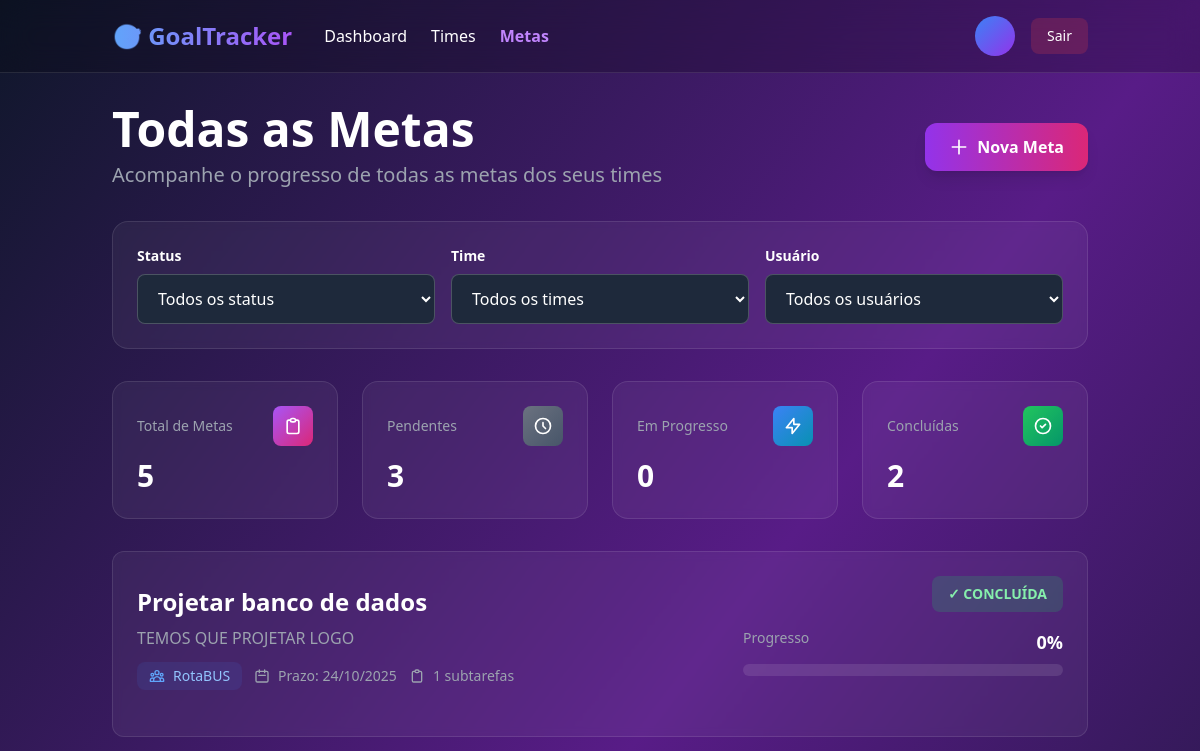
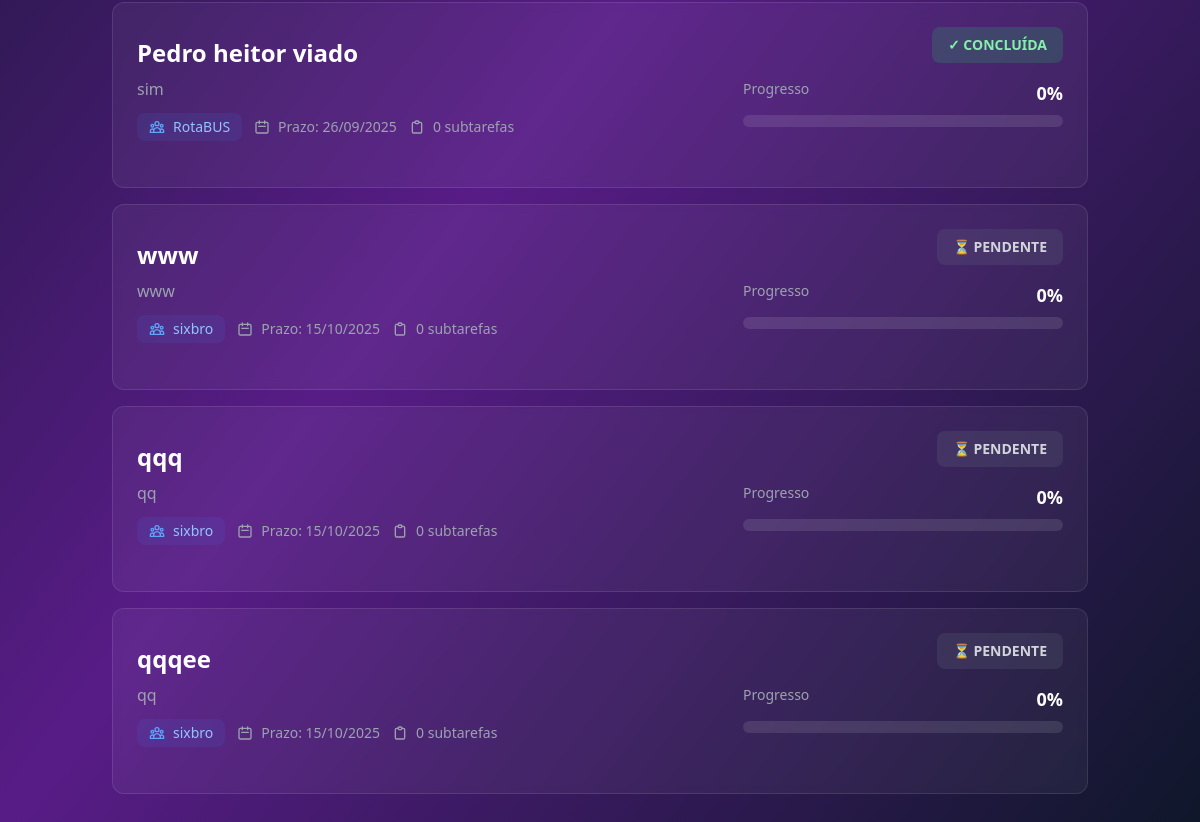
/goals/, run on an earlier commit of the app's database (2 pictures, top to bottom).
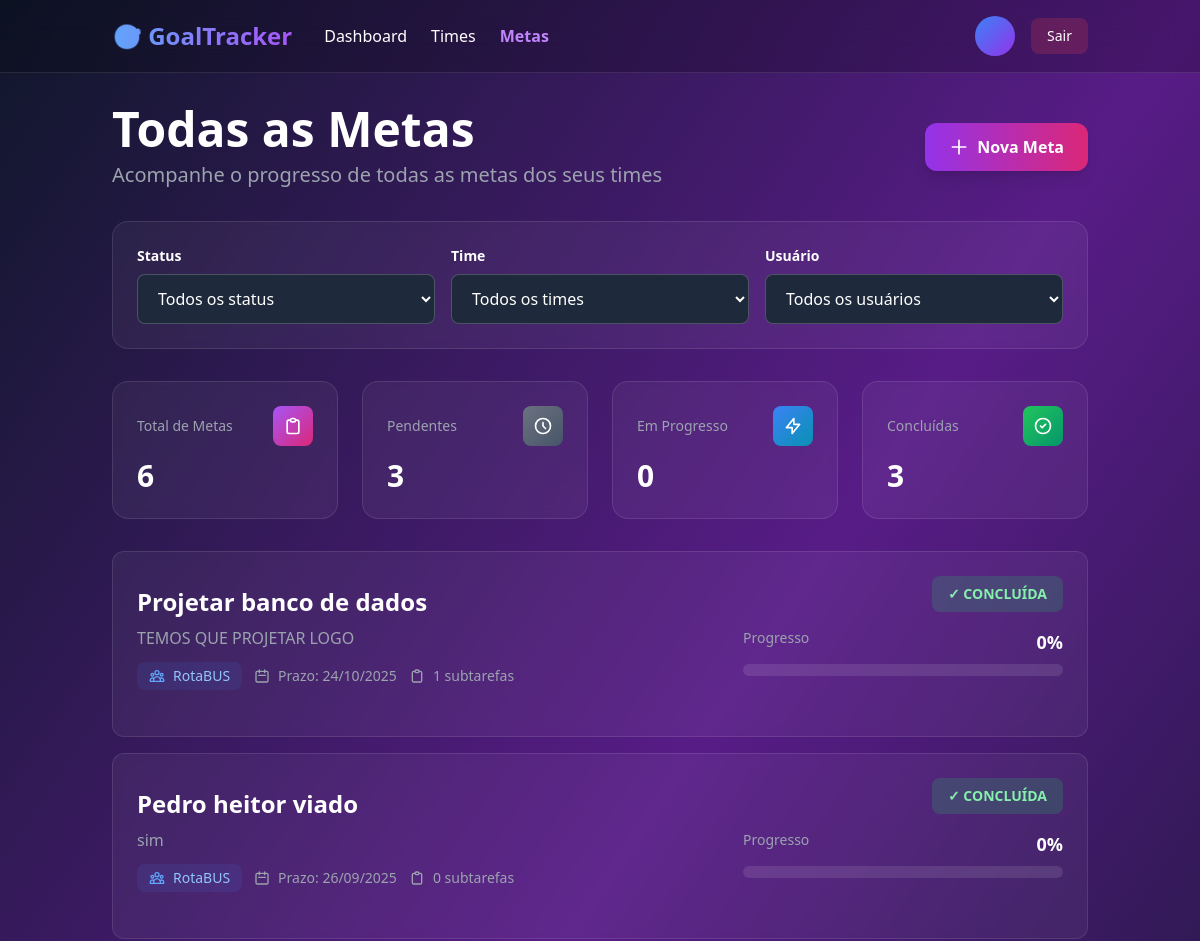
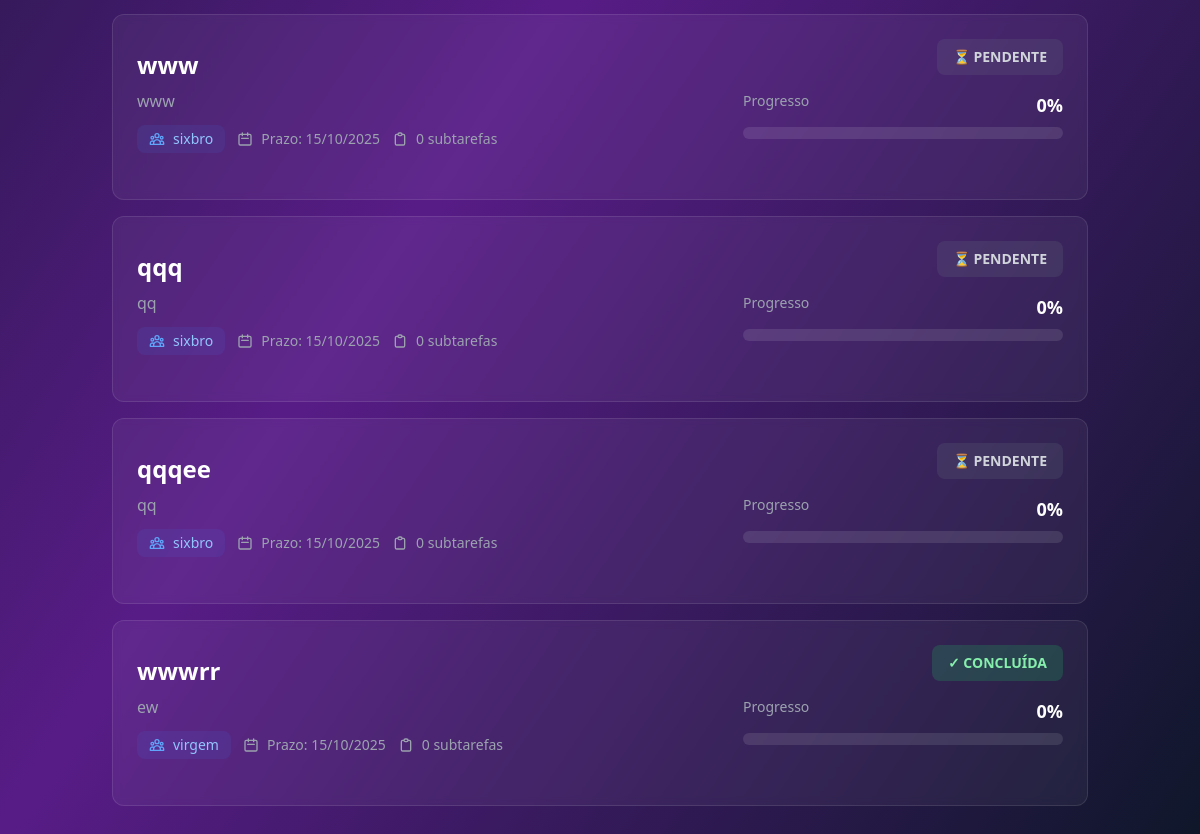
And on a later commit of the database (2 pictures, top to bottom).
### goals/models.py (models this page shows, shortened)
class Goal(models.Model):
    STATUS_CHOICES = [
        ('pending', 'Pendente'),
        ('in_progress', 'Em Progresso'),
        ('completed', 'Concluída'),
    ]
    team = models.ForeignKey(Team, on_delete=models.CASCADE, related_name="goals")
    title = models.CharField(max_length=150, unique=True)
    description = models.TextField()
    deadline = models.DateField()
    status = models.CharField(max_length=20, choices=STATUS_CHOICES, default="pending")
    created_at = models.DateTimeField(auto_now_add=True)
    updated_at = models.DateTimeField(auto_now=True)
    @property
    def progress(self):
        total = self.subtasks.count()
        if total == 0:
            return 0
        completed = self.subtasks.filter(is_completed=True).count()
        return int((completed / total) * 100)

### teams/models.py (models this page shows, shortened)
class Team(models.Model):
    name = models.CharField(max_length=150)
    description = models.TextField(blank=True)
    owner = models.ForeignKey(CustomUser, on_delete=models.CASCADE, related_name='owned_teams')
    members = models.ManyToManyField(CustomUser, related_name="teams", blank=True)
    created_at = models.DateTimeField(auto_now_add=True)

### goals/views.py (the view)
# urls.py: path("", GoalListView.as_view(), name="goal-list"),
class GoalListView(ListView, LoginRequiredMixin):
    model = Goal
    context_object_name = "goals"
    template_name = "goals/goal_list.html"
    def get_queryset(self):
        queryset = Goal.objects.all()
        status_param = self.request.GET.get("status")
        if status_param:
            queryset = queryset.filter(status=status_param)
        team_param = self.request.GET.get("team")
        if team_param:
            queryset = queryset.filter(team__id=team_param)
        user_param = self.request.GET.get("user")
        if user_param:
            queryset = queryset.filter(contributions__user__id=user_param)
        return queryset
    def get_context_data(self, **kwargs):
        context = super().get_context_data(**kwargs)
        queryset = self.get_queryset()
        context['pending_count'] = queryset.filter(status='pending').count()
        context['in_progress_count'] = queryset.filter(status='in_progress').count()
        context['completed_count'] = queryset.filter(status='completed').count()
        return context

### templates/goals/goal_list.html (shortened to what the changed rows need)
{% load static %}
<!DOCTYPE html>
<html lang="pt-BR">
<head>
    <script src="https://cdn.tailwindcss.com"></script>
</head>
<body class="bg-gradient-to-br from-slate-900 via-purple-900 to-slate-900 text-white min-h-screen">
    <div class="container mx-auto px-6 py-8">
        <div class="flex flex-col md:flex-row justify-between items-start md:items-center gap-4 mb-8">
            <div>
                <h1 class="text-4xl md:text-5xl font-bold mb-2">Todas as Metas</h1>
            </div>
        </div>
        <div class="grid grid-cols-1 md:grid-cols-4 gap-6 mb-8">
            <div class="bg-white/5 backdrop-blur-sm rounded-2xl p-6 border border-white/10">
                <div class="flex items-center justify-between mb-3">
                    <div class="text-gray-400 text-sm">Total de Metas</div>
                    <div class="w-10 h-10 bg-gradient-to-br from-purple-500 to-pink-600 rounded-lg flex items-center justify-center">
                    </div>
                </div>
                <div class="text-3xl font-bold">{{ goals|length }}</div>
            </div>
            <div class="bg-white/5 backdrop-blur-sm rounded-2xl p-6 border border-white/10">
                <div class="flex items-center justify-between mb-3">
                    <div class="text-gray-400 text-sm">Concluídas</div>
                    <div class="w-10 h-10 bg-gradient-to-br from-green-500 to-emerald-600 rounded-lg flex items-center justify-center">
                    </div>
                </div>
                <div class="text-3xl font-bold">{{ completed_count }}</div>
            </div>
        </div>
        {% if goals %}
        <div class="space-y-4">
            {% for goal in goals %}
            <a href="{% url 'goal-detail' goal.pk %}" class="block bg-white/5 backdrop-blur-sm rounded-xl p-6 border border-white/10 hover:bg-white/10 transition-all duration-300 hover:scale-[1.01] group">
                <div class="flex flex-col lg:flex-row lg:items-center justify-between gap-4">
                    <div class="flex-1">
                        <div class="flex items-start justify-between mb-3">
                            <div class="flex-1">
                                <h3 class="text-2xl font-bold mb-2 group-hover:text-purple-400 transition">
                                    {{ goal.title }}
                                </h3>
                                <p class="text-gray-400 mb-3">{{ goal.description|truncatewords:25 }}</p>
                                <div class="flex flex-wrap items-center gap-3 text-sm">
                                    <div class="flex items-center gap-2 px-3 py-1 bg-blue-500/10 rounded-lg">
                                        <span class="text-blue-300">{{ goal.team.name }}</span>
                                    </div>
                                    <div class="flex items-center gap-2 text-gray-400">
                                        <svg class="w-4 h-4" fill="none" stroke="currentColor" viewBox="0 0 24 24">
                                            <path stroke-linecap="round" stroke-linejoin="round" stroke-width="2" d="M8 7V3m8 4V3m-9 8h10M5 21h14a2 2 0 002-2V7a2 2 0 00-2-2H5a2 2 0 00-2 2v12a2 2 0 002 2z"/>
                                        </svg>
                                        <span>Prazo: {{ goal.deadline|date:"d/m/Y" }}</span>
                                    </div>
                                    <div class="flex items-center gap-2 text-gray-400">
                                        <svg class="w-4 h-4" fill="none" stroke="currentColor" viewBox="0 0 24 24">
                                            <path stroke-linecap="round" stroke-linejoin="round" stroke-width="2" d="M9 5H7a2 2 0 00-2 2v12a2 2 0 002 2h10a2 2 0 002-2V7a2 2 0 00-2-2h-2M9 5a2 2 0 002 2h2a2 2 0 002-2M9 5a2 2 0 012-2h2a2 2 0 012 2"/>
                                        </svg>
                                        <span>{{ goal.subtasks.count }} subtarefas</span>
                                    </div>
                                </div>
                            </div>
                        </div>
                    </div>
                    <div class="lg:w-80 flex flex-col gap-4">
                        <div class="flex justify-end">
                            {% if goal.status == 'completed' %}
                            <span class="px-4 py-2 bg-green-500/20 text-green-300 rounded-lg text-sm font-semibold">
                                ✓ CONCLUÍDA
                            </span>
                            {% elif goal.status == 'in_progress' %}
                            <span class="px-4 py-2 bg-blue-500/20 text-blue-300 rounded-lg text-sm font-semibold">
                                ⚡ EM PROGRESSO
                            </span>
                            {% else %}
                            <span class="px-4 py-2 bg-gray-500/20 text-gray-300 rounded-lg text-sm font-semibold">
                                ⏳ PENDENTE
                            </span>
                            {% endif %}
                        </div>
                        <div>
                            <div class="flex justify-between text-sm mb-2">
                                <span class="text-gray-400">Progresso</span>
                                <span class="font-bold text-lg">{{ goal.progress }}%</span>
                            </div>
                            <div class="w-full bg-white/10 rounded-full h-3 overflow-hidden">
                            </div>
                        </div>
                    </div>
                </div>
            </a>
            {% endfor %}
        </div>
        {% endif %}
    </div>
</body>
</html>

What changed in the data, as far as the page shows it:
added Goal: title "wwwrr", description "ew", team.name "virgem", deadline "15/10/2025", subtasks.count "0", status "✓ CONCLUÍDA", progress "0"
Also different on the page:
{{ goals|length }}: "5" → "6"
{{ completed_count }}: "2" → "3"
